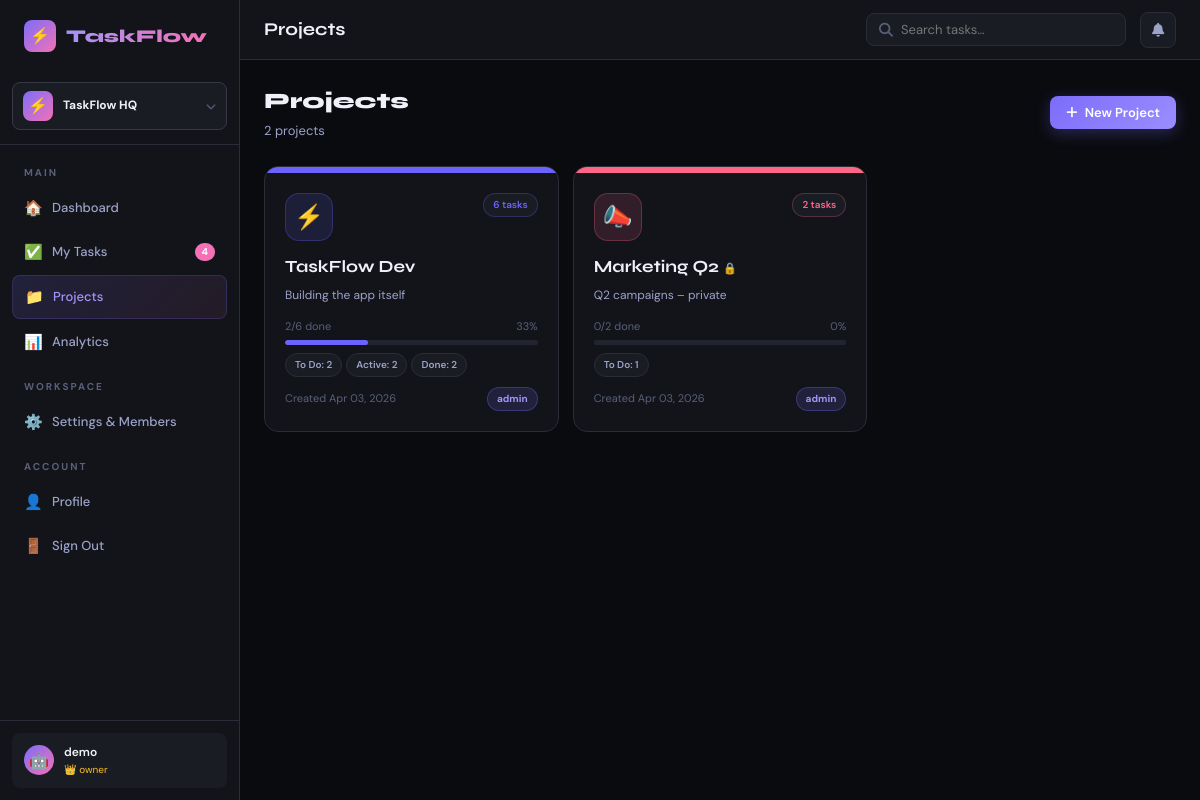
The page /projects (signed in) on the database its author committed.
### taskflow 2/app.py (models this page shows)
class Workspace(db.Model):
    id          = db.Column(db.Integer, primary_key=True)
    name        = db.Column(db.String(120), nullable=False)
    slug        = db.Column(db.String(80), unique=True, nullable=False)
    description = db.Column(db.Text)
    avatar      = db.Column(db.String(4), default='🏢')
    plan        = db.Column(db.String(20), default='free')
    created     = db.Column(db.DateTime, default=datetime.utcnow)
    owner_id    = db.Column(db.Integer, db.ForeignKey('user.id'))
    members     = db.relationship('WorkspaceMember', backref='workspace', lazy=True, cascade='all,delete')
    projects    = db.relationship('Project', backref='workspace', lazy=True, cascade='all,delete')
    invites     = db.relationship('WorkspaceInvite', backref='workspace', lazy=True, cascade='all,delete')

class User(db.Model):
    id            = db.Column(db.Integer, primary_key=True)
    username      = db.Column(db.String(80), unique=True, nullable=False)
    email         = db.Column(db.String(120), unique=True, nullable=False)
    password      = db.Column(db.String(256), nullable=False)
    avatar        = db.Column(db.String(2), default='😎')
    role          = db.Column(db.String(20), default='member')
    created       = db.Column(db.DateTime, default=datetime.utcnow)
    active_ws_id  = db.Column(db.Integer, db.ForeignKey('workspace.id'), nullable=True)
    tasks         = db.relationship('Task', foreign_keys='Task.assignee_id', backref='assignee', lazy=True)
    created_tasks = db.relationship('Task', foreign_keys='Task.creator_id', backref='creator', lazy=True)
    notifications = db.relationship('Notification', backref='user', lazy=True)

class WorkspaceMember(db.Model):
    id           = db.Column(db.Integer, primary_key=True)
    workspace_id = db.Column(db.Integer, db.ForeignKey('workspace.id'), nullable=False)
    user_id      = db.Column(db.Integer, db.ForeignKey('user.id'), nullable=False)
    role         = db.Column(db.String(20), default='member')  # owner/admin/member/viewer
    joined       = db.Column(db.DateTime, default=datetime.utcnow)
    user         = db.relationship('User', backref='workspace_memberships')

class Project(db.Model):
    id           = db.Column(db.Integer, primary_key=True)
    name         = db.Column(db.String(120), nullable=False)
    description  = db.Column(db.Text)
    color        = db.Column(db.String(20), default='#6C63FF')
    emoji        = db.Column(db.String(4), default='📁')
    is_private   = db.Column(db.Boolean, default=False)
    created      = db.Column(db.DateTime, default=datetime.utcnow)
    owner_id     = db.Column(db.Integer, db.ForeignKey('user.id'))
    workspace_id = db.Column(db.Integer, db.ForeignKey('workspace.id'))
    owner        = db.relationship('User', backref='owned_projects')
    tasks        = db.relationship('Task', backref='project', lazy=True, cascade='all,delete')
    members      = db.relationship('ProjectMember', backref='project', lazy=True, cascade='all,delete')
    sprints      = db.relationship('Sprint', backref='project', lazy=True, cascade='all,delete')

class Task(db.Model):
    id           = db.Column(db.Integer, primary_key=True)
    title        = db.Column(db.String(200), nullable=False)
    description  = db.Column(db.Text)
    status       = db.Column(db.String(30), default='todo')
    priority     = db.Column(db.String(20), default='medium')
    deadline     = db.Column(db.DateTime)
    estimated_h  = db.Column(db.Float, default=0)
    logged_h     = db.Column(db.Float, default=0)
    progress     = db.Column(db.Integer, default=0)
    tags         = db.Column(db.String(300), default='')
    story_points = db.Column(db.Integer, default=1)
    created      = db.Column(db.DateTime, default=datetime.utcnow)
    updated      = db.Column(db.DateTime, default=datetime.utcnow, onupdate=datetime.utcnow)
    project_id   = db.Column(db.Integer, db.ForeignKey('project.id'))
    assignee_id  = db.Column(db.Integer, db.ForeignKey('user.id'))
    creator_id   = db.Column(db.Integer, db.ForeignKey('user.id'))
    comments     = db.relationship('Comment', backref='task', lazy=True, cascade='all,delete')
    activity     = db.relationship('Activity', backref='task', lazy=True, cascade='all,delete')
    subtasks     = db.relationship('Subtask', backref='task', lazy=True, cascade='all,delete')

### taskflow 2/app.py (the view)
@app.route('/projects')
@login_required
def projects():
    u = current_user(); ws = active_workspace()
    return render_template('projects.html', user=u, ws=ws, projects=visible_projects(u))

### taskflow 2/app.py (called while the page is built)
def login_required(f):
    @wraps(f)
    def decorated(*args, **kwargs):
        if 'user_id' not in session:
            return redirect(url_for('login'))
        return f(*args, **kwargs)
    return decorated

def current_user():
    if 'user_id' in session:
        return User.query.get(session['user_id'])
    return None

def active_workspace():
    u = current_user()
    if not u: return None
    if u.active_ws_id:
        ws = Workspace.query.get(u.active_ws_id)
        if ws: return ws
    ws = Workspace.query.filter_by(owner_id=u.id).first()
    if ws: u.active_ws_id = ws.id; db.session.commit()
    return ws

def get_ws_role(ws, user):
    m = WorkspaceMember.query.filter_by(workspace_id=ws.id, user_id=user.id).first()
    return m.role if m else None

def user_can_see_project(project, user):
    ws = active_workspace()
    if not ws or not get_ws_role(ws, user): return False
    if project.workspace_id != ws.id: return False
    if project.owner_id == user.id: return True
    if not project.is_private: return True
    return get_proj_role(project, user) is not None

def visible_projects(user):
    ws = active_workspace()
    if not ws: return []
    return [p for p in ws.projects if user_can_see_project(p, user)]

### taskflow 2/templates/projects.html (shortened to what this page needs)
{% extends 'base.html' %}
{% block topbar_title %}Projects{% endblock %}
{% block content %}
<div class="fade-in">
  <div class="flex-between" style="margin-bottom:24px;">
    <div>
      <div style="font-family:var(--font);font-size:22px;font-weight:800;">Projects</div>
      <div style="color:var(--text2);font-size:13px;margin-top:2px;">{{ projects|length }} project{{ 's' if projects|length!=1 }}</div>
    </div>
    <button class="btn btn-primary" onclick="openModal('new-project-modal')">
      <i class="fas fa-plus"></i> New Project
    </button>
  </div>
  {% if projects %}
  <div class="grid-3 fade-in-2">
    {% for project in projects %}
    <a href="/projects/{{ project.id }}">
    <div style="background:var(--surface);border:1px solid var(--border);border-radius:var(--radius);overflow:hidden;cursor:pointer;transition:.2s;" onmouseenter="this.style.transform='translateY(-3px)';this.style.borderColor='{{ project.color }}66'" onmouseleave="this.style.transform='';this.style.borderColor='var(--border)'">
      <div style="height:6px;background:{{ project.color }};"></div>
      <div style="padding:20px;">
        <div style="display:flex;align-items:flex-start;justify-content:space-between;margin-bottom:12px;">
          <div style="width:48px;height:48px;border-radius:14px;background:{{ project.color }}22;border:1px solid {{ project.color }}44;display:flex;align-items:center;justify-content:center;font-size:24px;">{{ project.emoji }}</div>
          <span class="chip" style="border-color:{{ project.color }}44;color:{{ project.color }};">{{ project.tasks|length }} tasks</span>
        </div>
        <div style="font-family:var(--font);font-size:17px;font-weight:700;margin-bottom:6px;">{{ project.name }} {% if project.is_private %}<span style="font-size:11px;color:var(--amber);">🔒</span>{% endif %}</div>
        {% if project.description %}
        <div style="font-size:12px;color:var(--text2);margin-bottom:14px;line-height:1.5;">{{ project.description[:80] }}{% if project.description|length>80 %}…{% endif %}</div>
        {% endif %}
        {% set total = project.tasks|length %}
        {% set done = project.tasks|selectattr('status','equalto','done')|list|length %}
        {% set pct = ((done/total*100)|int) if total else 0 %}
        <div style="margin-bottom:8px;">
          <div style="display:flex;justify-content:space-between;font-size:11px;color:var(--text3);margin-bottom:4px;">
            <span>{{ done }}/{{ total }} done</span>
            <span>{{ pct }}%</span>
          </div>
          <div class="progress-bar">
            <div class="progress-fill" style="width:{{ pct }}%;background:{{ project.color }};"></div>
          </div>
        </div>
        <div style="display:flex;gap:4px;flex-wrap:wrap;">
          {% for s, label, color in [('todo','To Do','var(--text3)'),('in_progress','Active','var(--cyan)'),('done','Done','var(--green)')] %}
          {% set count = project.tasks|selectattr('status','equalto',s)|list|length %}
          {% if count %}<span class="chip" style="font-size:10px;">{{ label }}: {{ count }}</span>{% endif %}
          {% endfor %}
        </div>
        <div style="margin-top:10px;display:flex;align-items:center;justify-content:space-between;">
          <div style="font-size:11px;color:var(--text3);">Created {{ project.created.strftime('%b %d, %Y') }}</div>
          {% set my_proj_role = namespace(r='viewer') %}
          {% for pm in project.members %}{% if pm.user_id == user.id %}{% set my_proj_role.r = pm.role %}{% endif %}{% endfor %}
          {% if project.owner_id == user.id %}{% set my_proj_role.r = 'admin' %}{% endif %}
          <span class="badge badge-{{ my_proj_role.r }}" style="font-size:10px;">{{ my_proj_role.r }}</span>
        </div>
      </div>
    </div>
    </a>
    {% endfor %}
  </div>
  {% endif %}
</div>
{% endblock %}

### taskflow 2/templates/base.html (shortened to what this page needs)
<!DOCTYPE html>
<html lang="en">
<head>
<link rel="stylesheet" href="https://cdnjs.cloudflare.com/ajax/libs/font-awesome/6.4.0/css/all.min.css">
</head>
<body>
<div class="app-layout">
{% if session.user_id %}
<aside class="sidebar" id="sidebar">
  <div class="sidebar-logo">
    <div class="logo-icon">⚡</div>
    <span>TaskFlow</span>
  </div>
  {% if ws %}
  <div class="ws-switcher" onclick="document.getElementById('ws-dropdown').classList.toggle('open');event.stopPropagation();">
    <div class="ws-chip">
      <div class="ws-avatar">{{ ws.avatar }}</div>
      <div class="ws-name">{{ ws.name }}</div>
      <i class="fas fa-chevron-down" style="font-size:10px;color:var(--text3);"></i>
    </div>
  </div>
  {% endif %}
  <nav>
    <div class="sidebar-section">Main</div>
    <a href="/dashboard" class="nav-item {% if request.endpoint=='dashboard' %}active{% endif %}">
      <span class="icon">🏠</span> Dashboard
    </a>
    <a href="/tasks" class="nav-item {% if request.endpoint=='tasks' %}active{% endif %}">
      <span class="icon">✅</span> My Tasks
      {% if overdue_count %}<span class="nav-badge">{{ overdue_count }}</span>{% endif %}
    </a>
    <a href="/projects" class="nav-item {% if 'project' in request.endpoint %}active{% endif %}">
      <span class="icon">📁</span> Projects
    </a>
    <a href="/analytics" class="nav-item {% if request.endpoint=='analytics' %}active{% endif %}">
      <span class="icon">📊</span> Analytics
    </a>
    {% if ws %}
    <div class="sidebar-section">Workspace</div>
    <a href="/workspaces/{{ ws.id }}/settings" class="nav-item {% if request.endpoint=='workspace_settings' %}active{% endif %}">
      <span class="icon">⚙️</span> {% if can_admin_ws %}Settings & Members{% else %}View Members{% endif %}
    </a>
    {% endif %}
    <div class="sidebar-section">Account</div>
    <a href="/profile" class="nav-item {% if request.endpoint=='profile' %}active{% endif %}">
      <span class="icon">👤</span> Profile
    </a>
    <a href="/logout" class="nav-item"><span class="icon">🚪</span> Sign Out</a>
  </nav>
  <div class="sidebar-footer">
    <a href="/profile" class="user-chip">
      <div class="user-avatar">{{ user.avatar if user else '👤' }}</div>
      <div>
        <div class="user-name">{{ user.username if user else 'User' }}</div>
        <div class="user-role" style="display:flex;align-items:center;gap:4px;">{% if ws_role %}<span style="color:{% if ws_role=='owner' %}var(--amber){% elif ws_role=='admin' %}var(--accent2){% elif ws_role=='viewer' %}var(--text3){% else %}var(--cyan){% endif %};">{% if ws_role=='owner' %}👑{% elif ws_role=='admin' %}⚡{% elif ws_role=='viewer' %}👁{% else %}👤{% endif %} {{ ws_role }}</span>{% endif %}</div>
      </div>
    </a>
  </div>
</aside>
{% endif %}
<div class="main-content">
{% if session.user_id %}
<header class="topbar">
  <div class="topbar-title">{% block topbar_title %}{% endblock %}</div>
  <div style="position:relative;">
    <div class="search-box">
      <i class="fas fa-search"></i>
      <input type="text" id="search-input" placeholder="Search tasks…" autocomplete="off">
    </div>
  </div>
  <div style="position:relative;">
    <div class="notif-btn" id="notif-btn" onclick="toggleNotif()">
      <i class="fas fa-bell"></i>
    </div>
  </div>
</header>
{% endif %}
<div class="page-content">
{% block content %}{% endblock %}
</div>
</div>
</div>
</body>
</html>

### rows shown on the page
Workspace: avatar "⚡", name "TaskFlow HQ"
User: avatar "🤖", username "demo"
WorkspaceMember: role "owner"
Project: emoji "⚡", tasks|length "6", name "TaskFlow Dev", description "Building the app itself", done "2", total "6", pct "33", label "To Do" "Active", count "2" "2", created "Apr 03, 2026", r "admin"
Task: status "Done", id "2"
Project: emoji "📣", tasks|length "2", name "Marketing Q2", description "Q2 campaigns – private", done "0", id "2", pct "0", label "To Do", count "1", created "Apr 03, 2026", r "admin"

### other values the page prints
{{ overdue_count }} "4"
{{ projects|length }} "2"
{{ 's' if projects|length!=1 }} "s"
